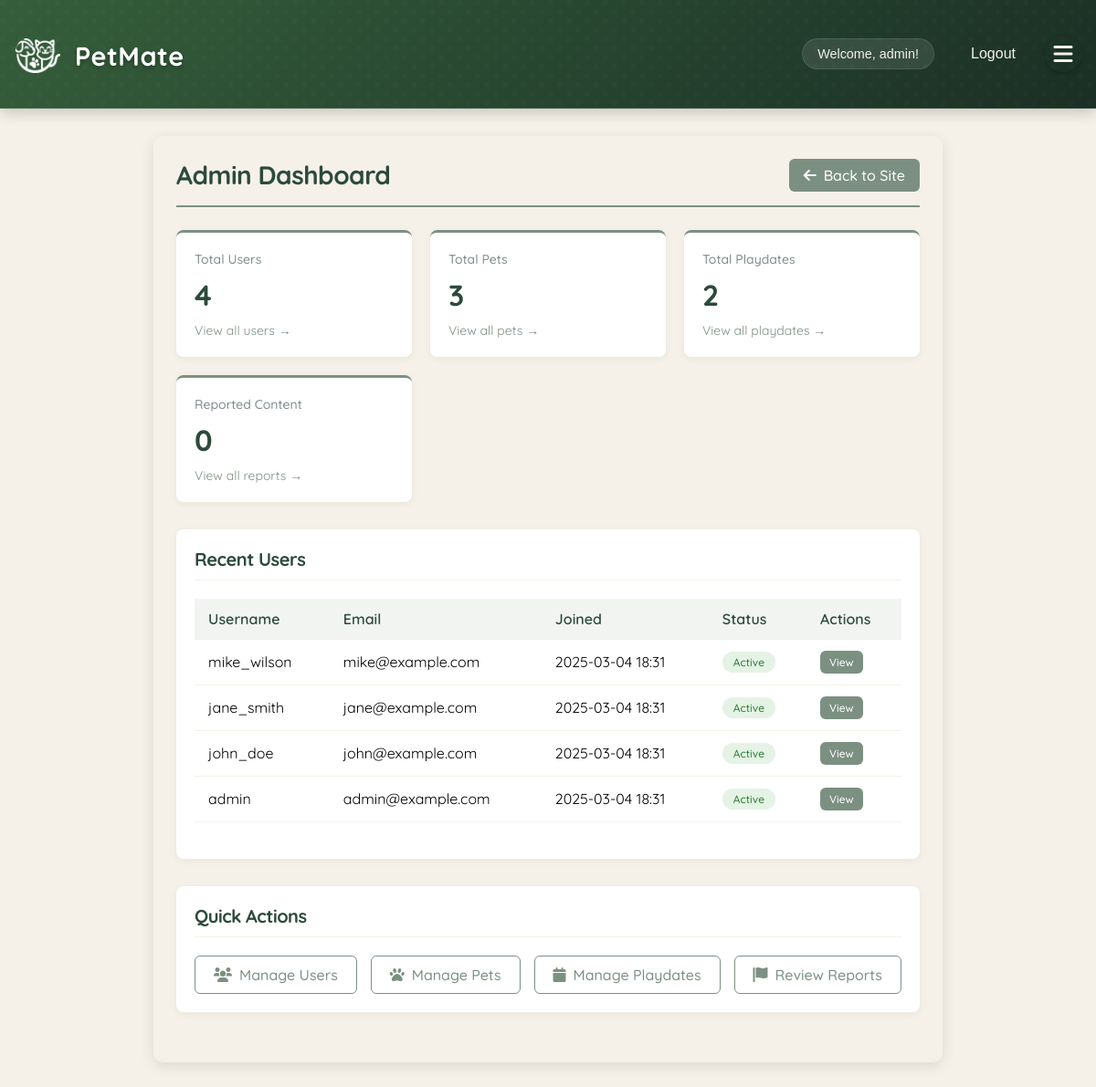
Page /admin/ (signed in) on the earlier database version.
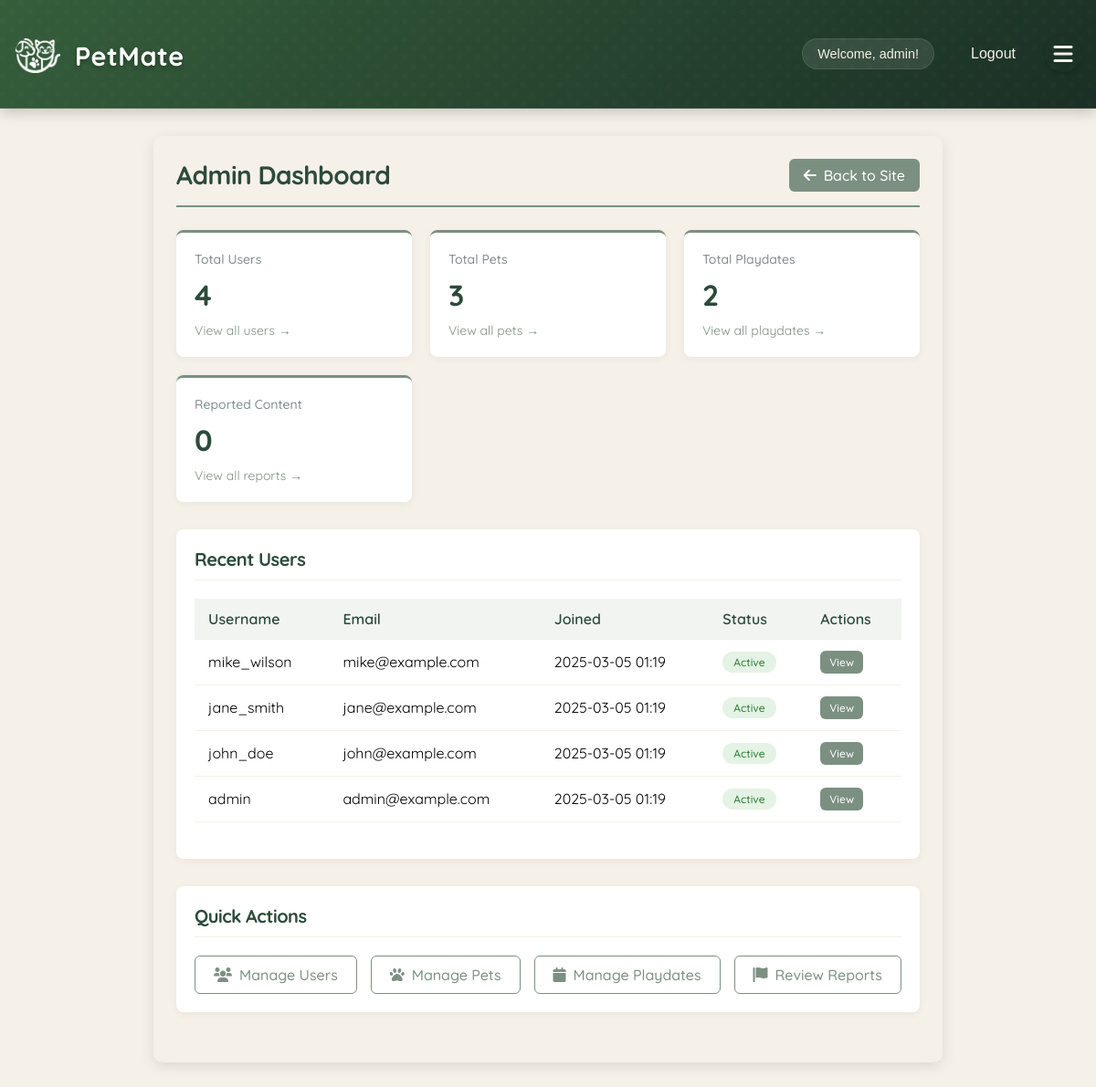
Same page on the later database version.
### app/models/user.py (models this page shows, shortened)
class User(db.Model, UserMixin):
    __tablename__ = 'users'
    id = db.Column(db.Integer, primary_key=True)
    username = db.Column(db.String(80), unique=True, nullable=False)
    email = db.Column(db.String(120), unique=True, nullable=False)
    password_hash = db.Column(db.String(128))
    name = db.Column(db.String(120))  # User's full name
    created_at = db.Column(db.DateTime, default=datetime.utcnow)
    profile_picture = db.Column(db.String(255))  # Store the filename of uploaded image
    bio = db.Column(db.Text)  # User bio
    location = db.Column(db.String(200))  # User location
    is_admin = db.Column(db.Boolean, default=False)
    account_status = db.Column(db.String(20), default='active')  # active, suspended, banned
    last_login = db.Column(db.DateTime)
    account_notes = db.Column(db.Text)  # Admin notes about the user
    preferred_meetup_types = db.Column(db.String(255))  # e.g., "parks,beaches,dog runs"
    availability = db.Column(db.String(255))  # e.g., "weekends,evenings"
    pet_owner_since = db.Column(db.Integer)  # Year they became a pet owner
    pet_experience_level = db.Column(db.String(50))  # e.g., "beginner", "intermediate", "expert"
    pets = db.relationship('Pet', backref='owner', lazy=True)
    hosted_playdates = db.relationship('Playdate', foreign_keys='Playdate.host_id', lazy=True)
    attended_playdates = db.relationship('Playdate', secondary=playdate_attendees, lazy=True)
    reviews_received = db.relationship('Review',
                                     foreign_keys='Review.reviewed_user_id',
                                     back_populates='reviewed_user',
                                     lazy='joined')
    reviews_given = db.relationship('Review',
                                  foreign_keys='Review.reviewer_id',
                                  back_populates='reviewer',
                                  lazy='joined')
    @property
    def is_authenticated(self):
        return True
    def get_unread_message_count(self):
        from app.models.message import Message
        return Message.query.filter_by(recipient_id=self.id, is_read=False).count()
    def __repr__(self):
        return f'<User {self.username}>'

### app/routes/admin.py (the view)
@bp.route('/')
@login_required
@admin_required
def admin_dashboard():
    print("Admin dashboard route called")
    print(f"Current user: {current_user}")
    print(f"Current user is authenticated: {current_user.is_authenticated}")
    print(f"Current user is admin: {current_user.is_admin}")
    from app.models.user import User
    from app.models.pet import Pet
    from app.models.playdate import Playdate
    from app.models.incident_report import IncidentReport
    stats = {
        'total_users': User.query.count(),
        'total_pets': Pet.query.count(),
        'total_playdates': Playdate.query.count(),
        'total_reports': IncidentReport.query.count()
    }
    recent_users = User.query.order_by(User.created_at.desc()).limit(5).all()
    return render_template('admin/dashboard.html',
                         stats=stats,
                         recent_users=recent_users)

### app/__init__.py (called while the page is built)
@login_manager.user_loader
def load_user(user_id):
    from app.models.user import User
    return User.query.get(int(user_id))

### app/routes/admin.py (called while the page is built)
def admin_required(f):
    @wraps(f)
    def decorated_function(*args, **kwargs):
        if not current_user.is_authenticated or not current_user.is_admin:
            flash('You do not have permission to access this area.', 'error')
            return redirect(url_for('main.index'))
        return f(*args, **kwargs)
    return decorated_function

### app/templates/admin/dashboard.html (shortened to what this page needs)
{% extends "base.html" %}
{% block content %}
<div class="admin-container">
    <div class="admin-header">
        <h1>Admin Dashboard</h1>
        <a href="{{ url_for('main.index') }}" class="back-link">
            <i class="fas fa-arrow-left"></i> Back to Site
        </a>
    </div>
    <div class="stats-grid">
        <div class="stat-card">
            <div class="stat-label">Total Users</div>
            <div class="stat-number">{{ stats.total_users }}</div>
            <a href="{{ url_for('admin.user_management') }}" class="stat-link">View all users &rarr;</a>
        </div>
        <div class="stat-card">
            <div class="stat-label">Total Pets</div>
            <div class="stat-number">{{ stats.total_pets }}</div>
            <a href="{{ url_for('admin.pets_management') }}" class="stat-link">View all pets &rarr;</a>
        </div>
        <div class="stat-card">
            <div class="stat-label">Total Playdates</div>
            <div class="stat-number">{{ stats.total_playdates }}</div>
            <a href="{{ url_for('admin.playdates_management') }}" class="stat-link">View all playdates &rarr;</a>
        </div>
        <div class="stat-card">
            <div class="stat-label">Reported Content</div>
            <div class="stat-number">{{ stats.total_reports }}</div>
            <a href="{{ url_for('admin.incident_reports') }}" class="stat-link">View all reports &rarr;</a>
        </div>
    </div>
    <div class="admin-section">
        <h2>Recent Users</h2>
        <div class="table-responsive">
            <table class="admin-table">
                <thead>
                    <tr>
                        <th>Username</th>
                        <th>Email</th>
                        <th>Joined</th>
                        <th>Status</th>
                        <th>Actions</th>
                    </tr>
                </thead>
                <tbody>
                    {% for user in recent_users %}
                    <tr>
                        <td>{{ user.username }}</td>
                        <td>{{ user.email }}</td>
                        <td>{{ user.created_at.strftime('%Y-%m-%d %H:%M') }}</td>
                        <td><span class="status-badge status-{{ user.account_status }}">{{ user.account_status }}</span></td>
                        <td>
                            <a href="{{ url_for('admin.user_details', user_id=user.id) }}" class="btn btn-small btn-primary">View</a>
                        </td>
                    </tr>
                    {% endfor %}
                </tbody>
            </table>
        </div>
    </div>
    <div class="admin-section">
        <h2>Quick Actions</h2>
        <div class="quick-actions">
            <a href="{{ url_for('admin.user_management') }}" class="action-button">
                <i class="fas fa-users"></i> Manage Users
            </a>
            <a href="{{ url_for('admin.pets_management') }}" class="action-button">
                <i class="fas fa-paw"></i> Manage Pets
            </a>
            <a href="{{ url_for('admin.playdates_management') }}" class="action-button">
                <i class="fas fa-calendar"></i> Manage Playdates
            </a>
            <a href="{{ url_for('admin.incident_reports') }}" class="action-button">
                <i class="fas fa-flag"></i> Review Reports
            </a>
        </div>
    </div>
</div>
{% endblock %}

### app/templates/base.html (shortened to what this page needs)
<!DOCTYPE html>
<html>
<head>
    <link rel="stylesheet" href="{{ url_for('static', filename='style.css') }}">
    <link rel="stylesheet" href="{{ url_for('static', filename='mobile.css') }}">
    <link rel="stylesheet" href="{{ url_for('static', filename='how-it-works.css') }}">
    <link rel="stylesheet" href="{{ url_for('static', filename='feature-cards.css') }}">
    <link rel="stylesheet" href="{{ url_for('static', filename='css/pet-avatars.css') }}">
    <link rel="stylesheet" href="{{ url_for('static', filename='gallery.css') }}">
    <link rel="stylesheet" href="https://cdnjs.cloudflare.com/ajax/libs/font-awesome/6.0.0/css/all.min.css">
    <link rel="stylesheet" href="{{ url_for('static', filename='css/flash.css') }}">
    <link rel="stylesheet" href="{{ url_for('static', filename='css/admin.css') }}">
</head>
<body>
    <nav>
        <div class="nav-container">
            <h1>
                <a href="{{ url_for('main.index') }}" class="site-title">
                    <div class="logo">
                        <div class="logo-icon"></div>
                        <div class="logo-text">Pet<span class="highlight">Mate</span></div>
                    </div>
                </a>
            </h1>
            <div class="nav-links">
                {% if 'username' in session %}
                    <div class="user-menu">
                        <span>Welcome, {{ session['username'] }}!</span>
                        <a href="{{ url_for('auth.logout') }}">Logout</a>
                    </div>
                    <button class="menu-toggle">
                        <i class="fas fa-bars"></i>
                    </button>
                {% else %}
                    <a href="{{ url_for('auth.login') }}">Login</a>
                    <a href="{{ url_for('auth.register') }}">Register</a>
                {% endif %}
            </div>
        </div>
    </nav>
    <main>
        {% block content %}{% endblock %}
    </main>
</body>
</html>

Differences in the rows shown:
changed User "admin": created_at "2025-03-04 18:31" → "2025-03-05 01:19"
changed User "mike_wilson": created_at "2025-03-04 18:31" → "2025-03-05 01:19"
changed User "jane_smith": created_at "2025-03-04 18:31" → "2025-03-05 01:19"
changed User "john_doe": created_at "2025-03-04 18:31" → "2025-03-05 01:19"
